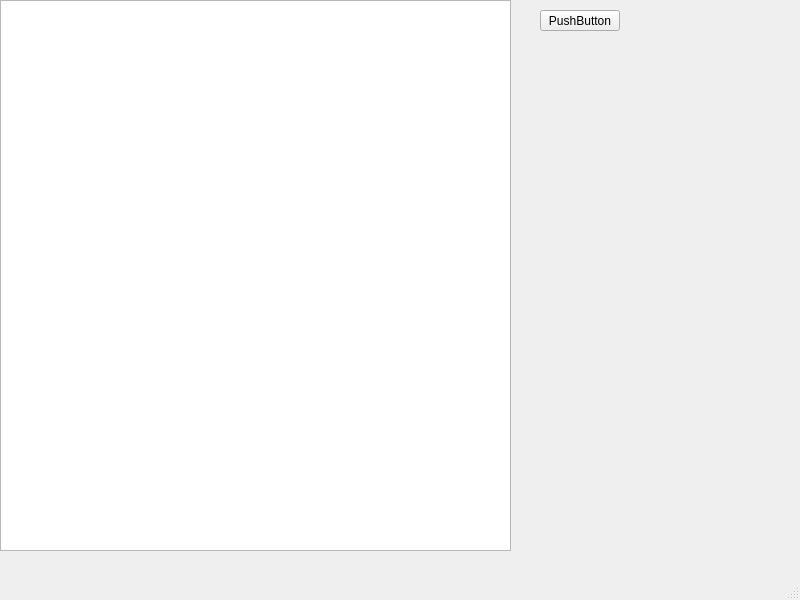
<?xml version="1.0" encoding="UTF-8"?>
<ui version="4.0">
 <class>MainWindow</class>
 <widget class="QMainWindow" name="MainWindow">
  <property name="geometry">
   <rect>
    <x>0</x>
    <y>0</y>
    <width>800</width>
    <height>600</height>
   </rect>
  </property>
  <property name="windowTitle">
   <string>MainWindow</string>
  </property>
  <widget class="QWidget" name="centralwidget">
   <widget class="QGraphicsView" name="graphicsView">
    <property name="geometry">
     <rect>
      <x>0</x>
      <y>0</y>
      <width>511</width>
      <height>551</height>
     </rect>
    </property>
   </widget>
   <widget class="QPushButton" name="startButton">
    <property name="geometry">
     <rect>
      <x>540</x>
      <y>10</y>
      <width>80</width>
      <height>21</height>
     </rect>
    </property>
    <property name="text">
     <string>PushButton</string>
    </property>
   </widget>
  </widget>
  <widget class="QMenuBar" name="menubar">
   <property name="geometry">
    <rect>
     <x>0</x>
     <y>0</y>
     <width>800</width>
     <height>20</height>
    </rect>
   </property>
  </widget>
  <widget class="QStatusBar" name="statusbar"/>
 </widget>
 <resources/>
 <connections/>
</ui>
